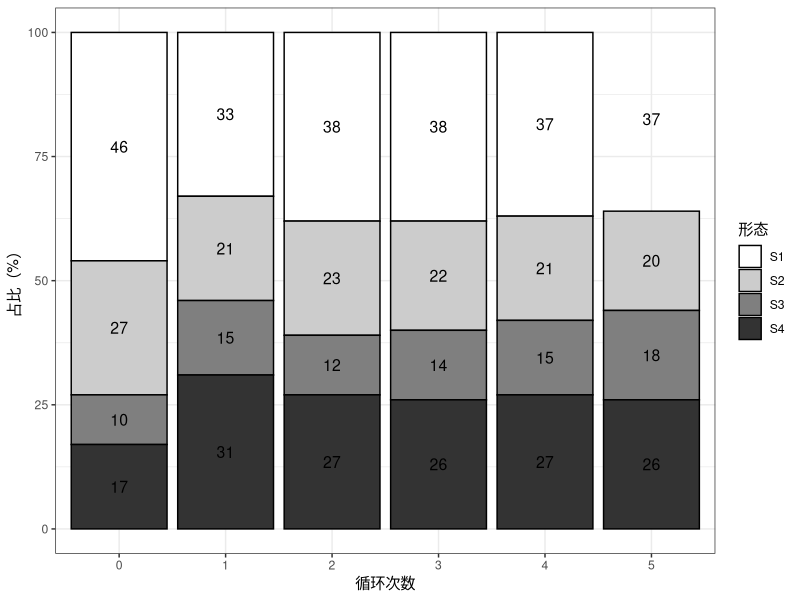

The R source for this figure:
library(ggplot2)

# 数据
cycle <- c(0,1,2,3,4,5)
S1 <- c(46,33,38,38,37,37)
S2 <- c(27,21,23,22,21,20)
S3 <- c(10,15,12,14,15,18)
S4 <- c(17,31,27,26,27,26)

# 整理数据
df <- data.frame(
  循环 = factor(rep(cycle,4)),
  形态 = factor(rep(c("S1","S2","S3","S4"), each=6)),
  占比 = c(S1,S2,S3,S4)
)

# 画图（纯颜色，无纹理，最简单）
ggplot(df, aes(x=循环, y=占比, fill=形态)) +
  geom_col(color="black", position = "stack") +
  geom_text(aes(label=占比), position=position_stack(vjust=0.5), size=4) +
  scale_fill_manual(values=c("white","gray80","gray50","gray20")) +
  ylim(0,100) +
  labs(x="循环次数",y="占比（%）") +
  theme_bw()
